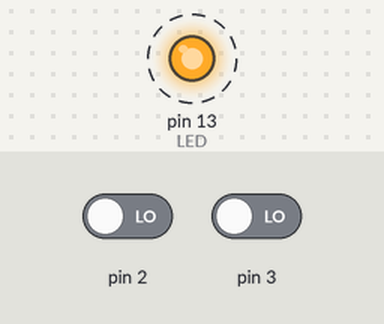
A sketch run on a simulated Arduino Uno, built with avr-gcc and run on an emulated ATmega328P. Shown: output pins drawn as LEDs (lit = HIGH). Dashed ring = blinking. The inputs (shaded band) are chosen by the test bench; at power-on: pin 2 LOW, pin 3 LOW. What the sketch prints to the serial monitor is not drawn.

Above: at 1.2 s.
1.3 s: pin 2 driven HIGH
4.3 s: pin 3 driven HIGH
Timing chart, 0 to 13.3 s (numbered marks = the images above; inputs shaded):
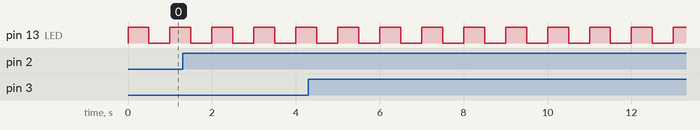

Measured:
- by itself, pin 13 (LED): alternates HIGH for 0.50 s and LOW for 0.50 s

The sketch:

project25.ino
```cpp
#define LED 13
void setup()
{
  Serial.begin(9600);
  pinMode(13, OUTPUT);
  attachInterrupt(0, displayhappyface, RISING);
  attachInterrupt(1, displaysadface, RISING);
}
void displayhappyface()
{
  Serial.print(":D\n");
}
void displaysadface()
{
  Serial.print(":(\n");
}
void loop()
{
  digitalWrite(LED, HIGH);
  delay(500);
  digitalWrite(LED, LOW);
  delay(500);
}
```
